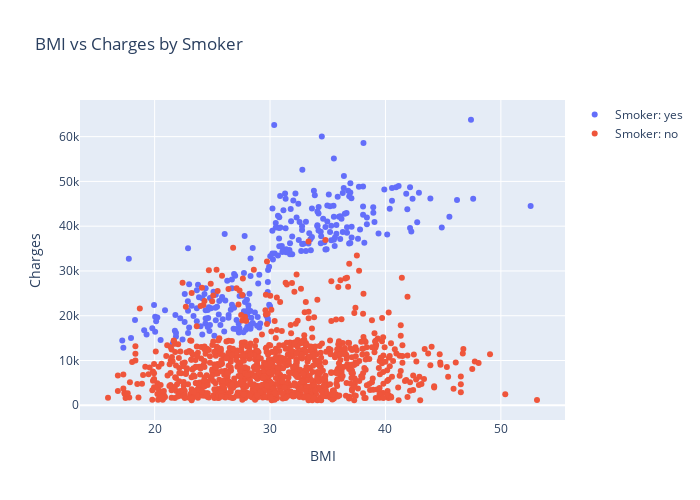

Source (notebook cell):
### Markdown cell above
**Findings:**
- Age, BMI, and Charges all show positive correlations with each other.
- Age has a moderate positive correlation with insurance charges, indicating older individuals tend to have higher costs.
- BMI also has a positive correlation with charges, supporting the hypothesis that higher BMI is associated with increased medical expenses.
- The heatmap visually confirms that both age and BMI are significant drivers of insurance charges, useful for risk assessment and pricing strategies.

### Code cell
fig_scatter = go.Figure()

for smoker_status in df["smoker"].unique():
    subset = df[df["smoker"] == smoker_status]
    fig_scatter.add_trace(
        go.Scatter(
            x=subset["bmi"],
            y=subset["charges"],
            mode="markers",
            name=f"Smoker: {smoker_status}",
            text=subset[["age", "region", "sex", "BMI_Category"]]
                 .astype(str).agg(", ".join, axis=1),
            hovertemplate="BMI: %{x}<br>Charges: %{y}<br>%{text}<extra></extra>"
        )
    )

fig_scatter.update_layout(
    title="BMI vs Charges by Smoker",
    xaxis_title="BMI",
    yaxis_title="Charges",
    height=500,
    width=700
)
fig_scatter.show()

### Figure 1 — Plotly figure (JSON) as saved in the notebook; plotly's stock layout.template omitted (floating-point values rounded to 4 significant figures; data arrays with more than 128 entries replaced by an {"elided": "..."} marker saying what was removed)
{"data": [{"hovertemplate": "BMI: %{x}<br>Charges: %{y}<br>%{text}<extra></extra>", "mode": "markers", "name": "Smoker: yes", "text": {"elided": "274 str values"}, "type": "scatter", "x": {"elided": "274 float values"}, "y": {"elided": "274 float values"}}, {"hovertemplate": "BMI: %{x}<br>Charges: %{y}<br>%{text}<extra></extra>", "mode": "markers", "name": "Smoker: no", "text": {"elided": "1064 str values"}, "type": "scatter", "x": {"elided": "1064 float values"}, "y": {"elided": "1064 float values"}}], "layout": {"height": 500, "title": {"text": "BMI vs Charges by Smoker"}, "width": 700, "xaxis": {"title": {"text": "BMI"}}, "yaxis": {"title": {"text": "Charges"}}}}
